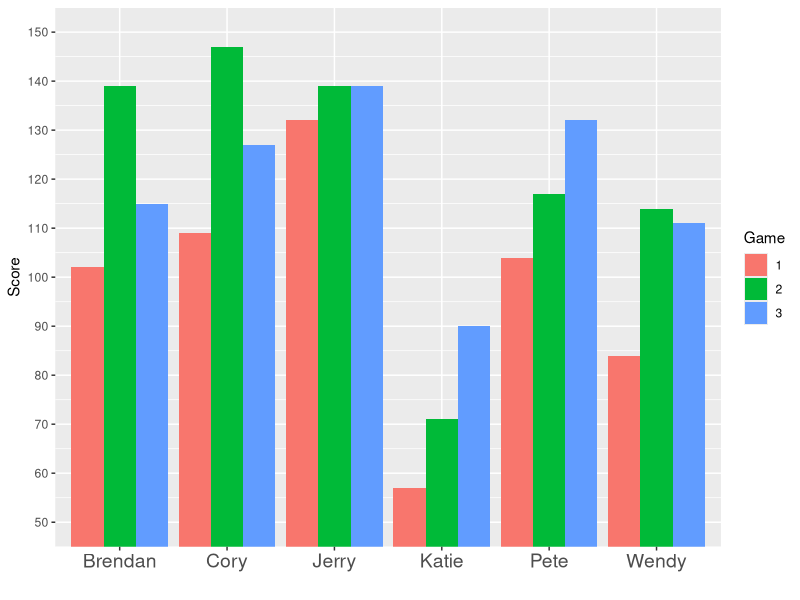
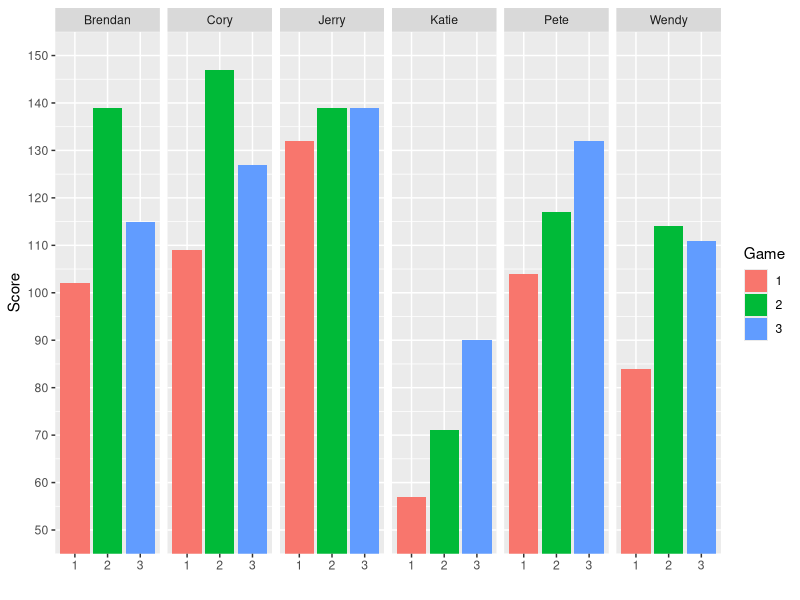

R code for these plots, in order:
## ---- chunk 1
library(knitr)
opts_chunk$set(fig.align='center')
## ---- chunk 2
library(ggplot2)
df <- read.csv("bowling.csv", strip.white=T)
a <- 1:200

ggplot(df, aes(x=factor(name), y=score)) +
  geom_bar(position="dodge", stat="identity",aes(fill=factor(game))) +
  coord_cartesian(ylim=c(50, 150)) + scale_y_continuous(breaks=a[a%%10==0]) +
  xlab("") + ylab("Score") + scale_fill_discrete(name="Game") +
  theme(axis.text.x = element_text(size=14))
## ---- chunk 3
ggplot(df, aes(x=factor(game), y=score)) +
  geom_bar(stat="identity",aes(fill=factor(game))) + facet_grid(.~name) +
  coord_cartesian(ylim=c(50, 150)) + scale_y_continuous(breaks=a[a%%10==0]) +
  scale_fill_discrete(name="Game") + xlab("") + ylab("Score")
